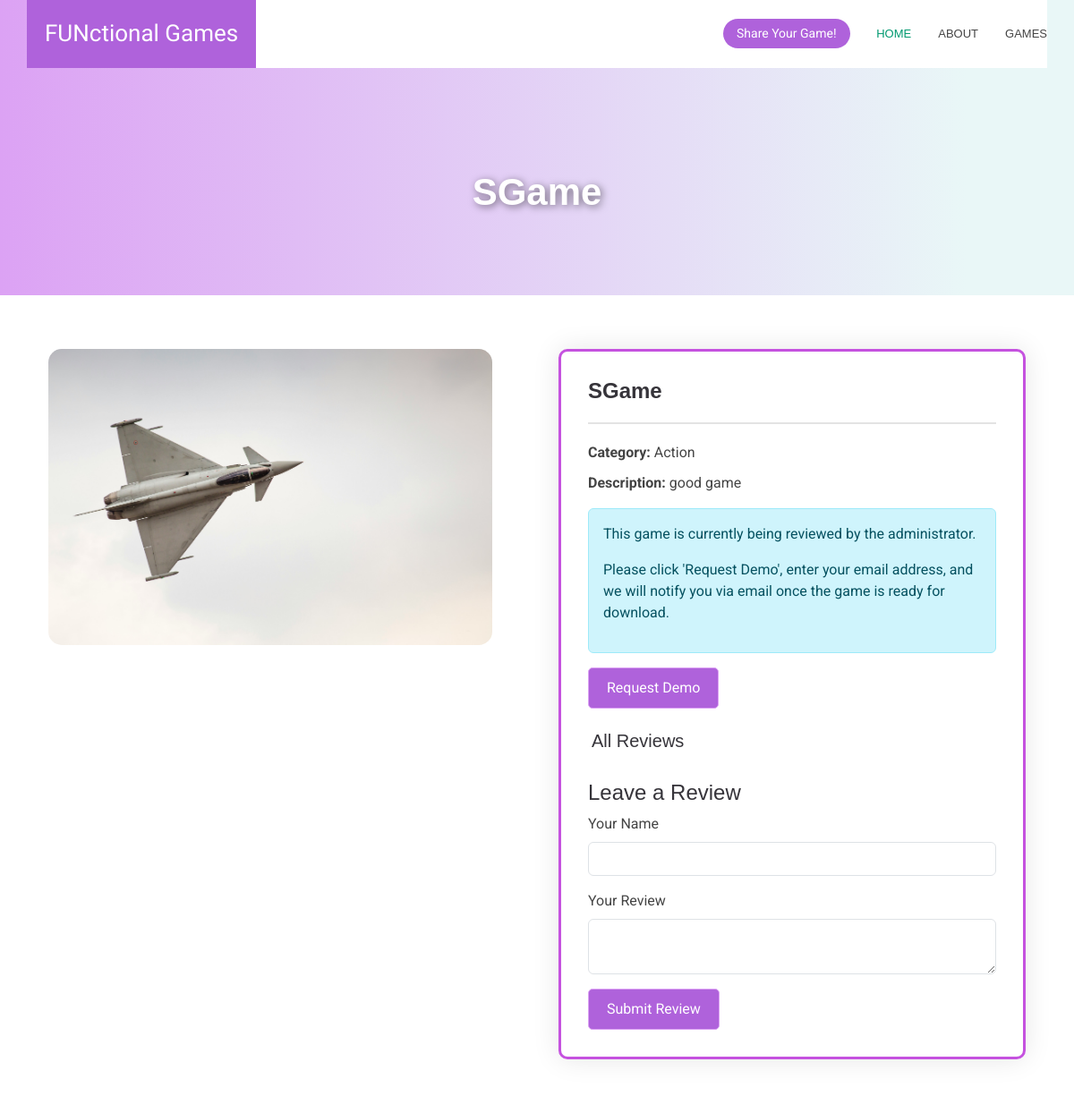
The app's page /details/1, older data.
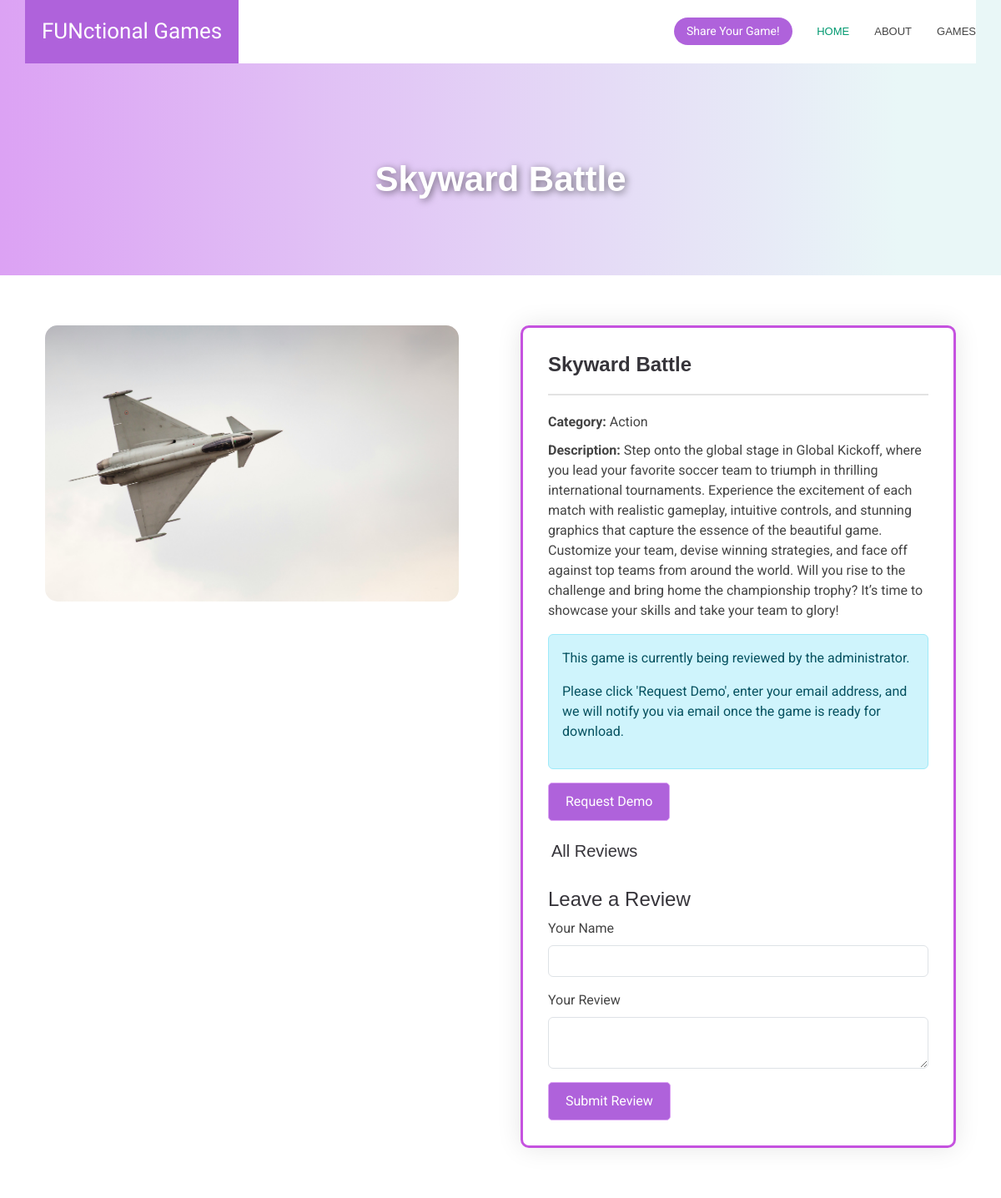
The same page, newer data.
### tables this page shows
CREATE TABLE "games" (
	"id"	INTEGER,
	"title"	TEXT NOT NULL,
	"category"	TEXT NOT NULL,
	"description"	TEXT NOT NULL,
	"image_filename"	TEXT NOT NULL,
	"source"	TEXT,
	PRIMARY KEY("id" AUTOINCREMENT)
);

### app.py (the view, shortened to what this page needs)
@app.route('/details/<int:game_id>', methods=['GET', 'POST'])
def details(game_id):
    conn = get_db_connection()
    game = conn.execute('SELECT * FROM games WHERE id = ?', (game_id,)).fetchone()
    reviews = conn.execute('SELECT * FROM reviews WHERE game_id = ?', (game_id,)).fetchall()
    conn.close()
    if game is None:
        flash("Game not found!")
        return redirect(url_for('index'))
    return render_template('portfolio-details.html', game=game, reviews=reviews)

### app.py (called while the page is built)
def get_db_connection():
    conn = sqlite3.connect('games.db')
    conn.row_factory = sqlite3.Row
    return conn

### templates/portfolio-details.html (shortened to what this page needs)
<!DOCTYPE html>
<html lang="en">
<head>
  <link href="https://cdn.jsdelivr.net/npm/bootstrap@5.3.0/dist/css/bootstrap.min.css" rel="stylesheet">
  <link href="https://unpkg.com/aos@2.3.1/dist/aos.css" rel="stylesheet">
  <link href="{{ url_for('static', filename='css/main.css') }}" rel="stylesheet">
</head>
<body class="portfolio-details-page">
  <header id="header" class="header d-flex align-items-center fixed-top">
    <div class="header-container container-fluid container-xl position-relative d-flex align-items-center justify-content-end">
      <a href="{{url_for('index')}}" class="logo d-flex align-items-center me-auto" data-aos="fade-right" data-aos-delay="300">
        <h1 class="sitename app-name">FUNctional Games</h1>
      </a>
      <nav id="navmenu" class="navmenu">
        <ul>
          <li><a href="{{url_for('index')}}" class="active" data-aos="fade-down" data-aos-delay="200">Home</a></li>
          <li><a href="{{url_for('index')}}#about" data-aos="fade-down" data-aos-delay="300">About</a></li>
          <li><a href="{{url_for('index')}}#portfolio" data-aos="fade-down" data-aos-delay="400">Games</a></li>
        </ul>
      </nav>
      <a class="btn-getstarted" href="{{url_for('add_game')}}" data-aos="zoom-in" data-aos-delay="500">Share Your Game!</a>
    </div>
  </header>
  <main class="main">
    <div class="page-title light-background">
      <div class="container">
        <h1 class="game-title" data-aos="fade-up" data-aos-delay="100">{{ game.title }}</h1>
      </div>
    </div>
    <section id="portfolio-details" class="portfolio-details section">
      <div class="container">
        <div class="row gy-4">
          <div class="col-lg-6 px-lg-4" data-aos="zoom-in" data-aos-delay="200">
            <img src="{{ url_for('static', filename='uploads/' + game.image_filename) }}" class="img-fluid myimg2" alt="{{ game.title }}">
          </div>
          <div class="col-lg-6 px-lg-4" data-aos="fade-left" data-aos-delay="300">
<div class="portfolio-info">
  <h3>{{ game.title }}</h3>
  <ul>
    <li><strong>Category:</strong> {{ game.category }}</li>
    <li><strong>Description:</strong> {{ game.description }}</li>
  </ul>
  {% if game.source %}
    <a href="{{ game.source }}" class="btn me-2" data-aos="fade-up" data-aos-delay="400">Download</a>
  {% else %}
    <div class="alert alert-info" data-aos="fade-up" data-aos-delay="400">
      <p>This game is currently being reviewed by the administrator.</p>
      <p>Please click 'Request Demo', enter your email address, and we will notify you via email once the game is ready for download.</p>
    </div>
  {% endif %}
  <button type="button" class="btn btn-primary" data-bs-toggle="modal" data-bs-target="#demoModal" data-aos="fade-up">Request Demo</button>
  <div class="reviews mt-4">
        <h5 class="mt-4 ms-1">All Reviews</h5>
    <h4>Leave a Review</h4>
    <form id="review-form" method="POST">
      <div class="mb-3">
        <label for="reviewer-name" class="form-label">Your Name</label>
        <input type="text" class="form-control" id="reviewer-name" name="name" required>
      </div>
      <div class="mb-3">
        <label for="review" class="form-label">Your Review</label>
        <textarea class="form-control" id="review" name="review" required></textarea>
      </div>
      <button type="submit" class="btn btn-primary">Submit Review</button>
    </form>
  </div>
</div>
          </div>
        </div>
      </div>
    </section>
  </main>
</body>
</html>

Row changes from the older to the newer data that the page shows:
changed games "Action": title "SGame" → "Skyward Battle"; description "good game" → "Step onto the global stage in Global Kickoff, where you lead your favorite soccer team to triumph in thrilling international tournaments. Experience the excitement of each match with realistic gameplay, intuitive controls, and stunning graphics that capture the essence of the beautiful game. Customize your team, devise winning strategies, and face off against top teams from around the world. Will you rise to the challenge and bring home the championship trophy? It’s time to showcase your skills and take your team to glory!"
